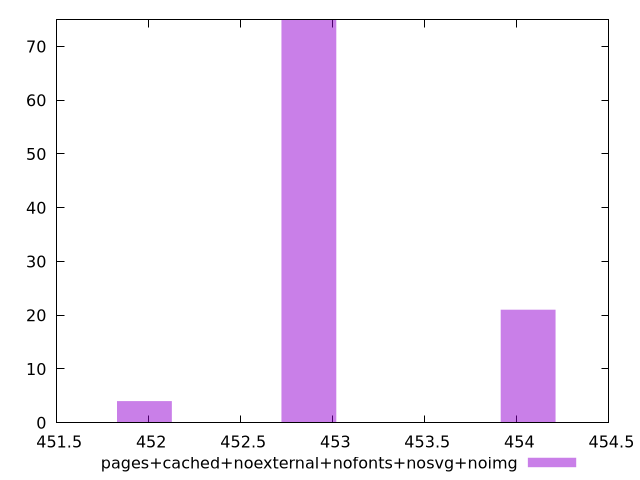

Recreate this plot in gnuplot.
$_pagesCachedNoexternalNofontsNosvgNoimg <<EOF
454.06125228618623 21
452.8702719523209 75
451.9770367019218 4
EOF
set key outside below
set terminal pngcairo
set output "report_00004_2020-11-02T20-21-41.718Z/uses-rel-preload/pages+cached+noexternal+nofonts+nosvg+noimg//raw_hist.png"
set yrange [0:75]
set boxwidth 0.29774508346635165
set style fill transparent solid 0.5 noborder
plot $_pagesCachedNoexternalNofontsNosvgNoimg title "pages+cached+noexternal+nofonts+nosvg+noimg" with boxes ,
